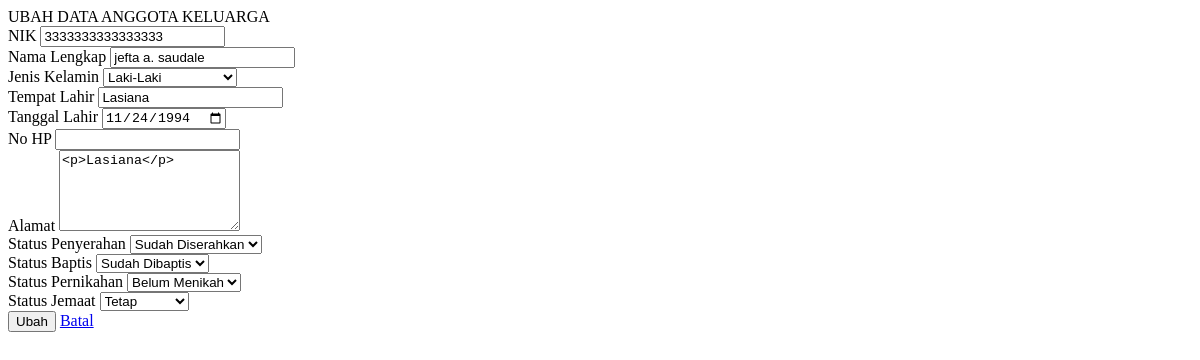
The app's page /dashboard/ubah_jemaat_ak.php?id_jemaat=3 with its own data.
### tables this page shows
CREATE TABLE `jemaat` (
  `id_jemaat` int(11) NOT NULL,
  `tanggal_pendaftaran` date DEFAULT NULL,
  `nik` varchar(16) DEFAULT NULL,
  `nama` varchar(50) NOT NULL,
  `tempat_lahir` varchar(20) NOT NULL,
  `tanggal_lahir` date NOT NULL,
  `no_hp` varchar(12) NOT NULL,
  `jenis_kelamin` enum('Laki-laki','Perempuan') NOT NULL,
  `alamat` text NOT NULL,
  `status_j` int(11) NOT NULL,
  `ket` varchar(10) NOT NULL,
  `username` varchar(20) NOT NULL,
  `password` varchar(20) NOT NULL,
  `baptis` int(11) NOT NULL,
  `penyerahan` int(11) NOT NULL,
  `pernikahan` int(11) NOT NULL
);

### dashboard/ubah_jemaat_ak.php (the view, shortened to what this page needs)
<?php
if (isset($_GET['id_jemaat'])) {
	$id_jemaat = $_GET['id_jemaat'];
	$tampil_nik = "SELECT * FROM jemaat WHERE id_jemaat=$id_jemaat";
	$query = mysqli_query($konek, $tampil_nik);
	$data = mysqli_fetch_array($query, MYSQLI_BOTH);
	$id_jemaat = $data['id_jemaat'];
	$nik = $data['nik'];
	$nama = $data['nama'];
	$tempat = $data['tempat_lahir'];
	$tanggal = $data['tanggal_lahir'];
	$jekel = $data['jenis_kelamin'];
    $alamat =$data['alamat'];
    $no_hp =$data['no_hp'];
    $ket =$data['ket'];
    $penyerahan =$data['penyerahan'];
    $baptis =$data['baptis'];
    $pernikahan =$data['pernikahan'];
	$tampil_kk = "SELECT * FROM kepala_keluarga k join jemaat j on k.id_jemaat = j.id_jemaat join anggota_keluarga a where k.id_jemaat=$id_jemaat or a.id_jemaat=$id_jemaat";
	$query = mysqli_query($konek, $tampil_kk);
	$data = mysqli_fetch_array($query, MYSQLI_BOTH);
	$id_kk = $data['id_kk'];
}
?>
<link href="css/sweetalert.css" rel="stylesheet" type="text/css">
<div class="page-inner">
	<div class="row">
		<div class="col-md-12">
			<form method="POST">
				<div class="card">
					<div class="card-header">
						<div class="card-title">UBAH DATA ANGGOTA KELUARGA</div>
					</div>
					<div class="card-body">
						<div class="row">
							<div class="col-md-6 col-lg-6">
								<div class="form-group">
									<label>NIK</label>
									<input  type="number" name="nik" class="form-control" placeholder="NIK Anda.." value="<?= $nik; ?>">
								</div>
								<div class="form-group">
									<label>Nama Lengkap</label>
									<input type="text" name="nama" class="form-control" placeholder="Nama Lengkap Anda.." value="<?= $nama; ?>">
								</div>
								<div class="form-group">
									<label>Jenis Kelamin</label>
									<select name="jekel" class="form-control">
										<option value="Laki-Laki" <?php if ($jekel == "Laki-laki") echo 'selected' ?>>Laki-Laki</option>
									</select>
								</div>
								<div class="form-group">
									<label>Tempat Lahir</label>
									<input type="text" name="tempat" class="form-control" value="<?= $tempat; ?>">
								</div>
								<div class="form-group">
									<label>Tanggal Lahir</label>
									<input type="date" name="tgl" class="form-control" value="<?= $tanggal; ?>">
								</div>
								<div class="form-group">
									<label for="comment">No HP</label>
									<input type="text" name="no_hp" class="form-control" value="<?= $no_hp; ?>">
								</div>
								<div class="form-group">
									<label for="comment">Alamat</label>
									<textarea class="form-control" name="alamat" rows="5"><?= $alamat ?></textarea>
								</div>
							</div>
							<div class="col-md-6 col-lg-6">
								<div class="form-group">
									<label>Status Penyerahan</label>
									<select name="penyerahan" class="form-control">
										<option value="1"<?php if ($penyerahan == 1) echo 'selected' ?>>Sudah Diserahkan</option>
									</select>
								</div>
								<div class="form-group">
									<label>Status Baptis</label>
									<select name="baptis" class="form-control">
										<option value="1" <?php if ($baptis == 1) echo 'selected' ?>>Sudah Dibaptis</option>
									</select>
								</div>
								<div class="form-group">
									<label>Status Pernikahan</label>
									<select name="pernikahan" class="form-control">
										<option value="0"<?php if ($pernikahan == 0) echo 'selected' ?>>Belum Menikah</option>
									</select>
								</div>
								<div class="form-group">
									<label>Status Jemaat</label>
									<select name="ket" class="form-control">
										<option value="1" <?php if ($ket == 1) echo 'selected' ?>>Tetap</option>
									</select>
								</div>
							</div>
						</div>
					</div>
					<div class="card-action">
						<button name="ubah" class="btn btn-success">Ubah</button>
						<a href="?halaman=tampil_anggota_keluarga&id_kk=<?php echo $id_kk; ?>" class="btn btn-default">Batal</a>
					</div>
				</div>
		</div>
	</div>
</div>

### records on screen
jemaat: nik "3333333333333333", nama "jefta a. saudale", jekel "Laki-Laki", tempat "Lasiana", tgl "11/24/1994", alamat "<p>Lasiana</p>", penyerahan "Sudah Diserahkan", baptis "Sudah Dibaptis", pernikahan "Belum Menikah", ket "Tetap"
